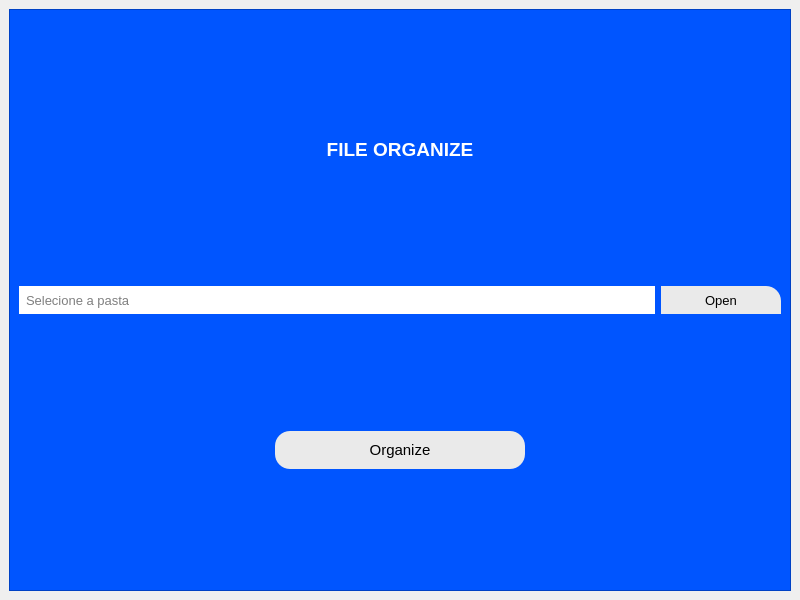
<?xml version="1.0" encoding="UTF-8"?>
<ui version="4.0">
 <class>MainWindow</class>
 <widget class="QMainWindow" name="MainWindow">
  <property name="geometry">
   <rect>
    <x>0</x>
    <y>0</y>
    <width>800</width>
    <height>600</height>
   </rect>
  </property>
  <property name="windowTitle">
   <string>MainWindow</string>
  </property>
  <widget class="QWidget" name="centralwidget">
   <layout class="QVBoxLayout" name="verticalLayout_2">
    <item>
     <widget class="QFrame" name="frame">
      <property name="styleSheet">
       <string notr="true">background-color: rgb(0, 85, 255);</string>
      </property>
      <property name="frameShape">
       <enum>QFrame::StyledPanel</enum>
      </property>
      <property name="frameShadow">
       <enum>QFrame::Raised</enum>
      </property>
      <layout class="QVBoxLayout" name="verticalLayout">
       <item>
        <widget class="QLabel" name="label">
         <property name="styleSheet">
          <string notr="true">color: rgb(255, 255, 255);</string>
         </property>
         <property name="text">
          <string>&lt;html&gt;&lt;head/&gt;&lt;body&gt;&lt;p align=&quot;center&quot;&gt;&lt;img src=&quot;_imgs/icon.png&quot;/&gt;&lt;/p&gt;&lt;p align=&quot;center&quot;&gt;&lt;span style=&quot; font-size:14pt; font-weight:600; color:#ffffff;&quot;&gt;FILE ORGANIZE&lt;/span&gt;&lt;/p&gt;&lt;/body&gt;&lt;/html&gt;</string>
         </property>
        </widget>
       </item>
       <item>
        <layout class="QHBoxLayout" name="horizontalLayout_2">
         <item>
          <widget class="QLineEdit" name="txt_path">
           <property name="minimumSize">
            <size>
             <width>200</width>
             <height>28</height>
            </size>
           </property>
           <property name="font">
            <font>
             <pointsize>10</pointsize>
            </font>
           </property>
           <property name="styleSheet">
            <string notr="true">QLineEdit {padding-left:5px; background-color:#fff;border:none}
</string>
           </property>
           <property name="placeholderText">
            <string>Selecione a pasta</string>
           </property>
          </widget>
         </item>
         <item>
          <widget class="QPushButton" name="btn_open">
           <property name="enabled">
            <bool>true</bool>
           </property>
           <property name="minimumSize">
            <size>
             <width>120</width>
             <height>28</height>
            </size>
           </property>
           <property name="font">
            <font>
             <pointsize>10</pointsize>
            </font>
           </property>
           <property name="cursor">
            <cursorShape>PointingHandCursor</cursorShape>
           </property>
           <property name="styleSheet">
            <string notr="true">QPushButton {
border-top-right-radius:15px; background-color:rgb(234, 234, 234);
}
QPushButton:hover{border-top-right-radius:15px; background-color:#ff5640;color:#fff;}</string>
           </property>
           <property name="text">
            <string>Open</string>
           </property>
          </widget>
         </item>
        </layout>
       </item>
       <item>
        <layout class="QHBoxLayout" name="horizontalLayout">
         <item>
          <widget class="QLabel" name="label_2">
           <property name="text">
            <string/>
           </property>
          </widget>
         </item>
         <item>
          <widget class="QPushButton" name="btn_organize">
           <property name="minimumSize">
            <size>
             <width>200</width>
             <height>38</height>
            </size>
           </property>
           <property name="font">
            <font>
             <pointsize>11</pointsize>
            </font>
           </property>
           <property name="cursor">
            <cursorShape>PointingHandCursor</cursorShape>
           </property>
           <property name="styleSheet">
            <string notr="true">QPushButton {background-color: rgb(234, 234, 234); border-radius:15px;}
QPushButton:hover {background-color: #ff5640; border-radius:15px;color:#fff;}</string>
           </property>
           <property name="text">
            <string>Organize</string>
           </property>
          </widget>
         </item>
         <item>
          <widget class="QLabel" name="label_3">
           <property name="text">
            <string/>
           </property>
          </widget>
         </item>
        </layout>
       </item>
      </layout>
     </widget>
    </item>
   </layout>
  </widget>
 </widget>
 <resources/>
 <connections/>
</ui>
